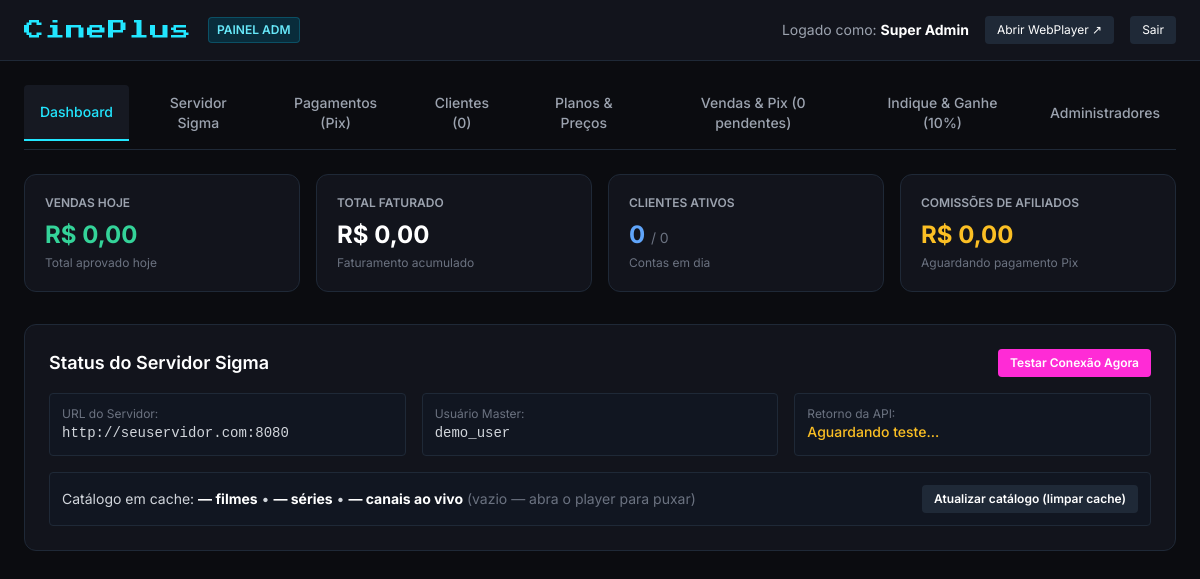
The app's page /php-backend/admin.php (signed in) with its own data.
### tables this page shows
CREATE TABLE IF NOT EXISTS `settings` (
  `id` INT AUTO_INCREMENT PRIMARY KEY,
  `sigma_url` VARCHAR(255) NOT NULL DEFAULT 'http://seuservidor.com:8080',
  `sigma_username` VARCHAR(100) NOT NULL DEFAULT '',
  `sigma_password` VARCHAR(100) NOT NULL DEFAULT '',
  `panel_proxy` VARCHAR(255) NOT NULL DEFAULT '',
  `site_name` VARCHAR(100) NOT NULL DEFAULT 'CinePlus',
  `affiliate_percent` INT NOT NULL DEFAULT 10,
  `trial_hours` INT NOT NULL DEFAULT 3,
  `mp_access_token` VARCHAR(255) NOT NULL DEFAULT '',
  `pix_key` VARCHAR(255) NOT NULL DEFAULT '',
  `payment_gateway` VARCHAR(20) NOT NULL DEFAULT 'mp',
  `pix_fixed_code` TEXT NOT NULL,
  `pix_fixed_qr` TEXT NOT NULL,
  `pix_beneficiary` VARCHAR(120) NOT NULL DEFAULT '',
  `lynx_api_key` VARCHAR(255) NOT NULL DEFAULT '',
  `lynx_webhook_secret` VARCHAR(255) NOT NULL DEFAULT '',
  `efi_client_id` VARCHAR(255) NOT NULL DEFAULT '',
  `efi_client_secret` VARCHAR(255) NOT NULL DEFAULT '',
  `efi_cert_path` VARCHAR(255) NOT NULL DEFAULT '',
  `efi_sandbox` TINYINT(1) NOT NULL DEFAULT 0,
  `asaas_api_key` VARCHAR(255) NOT NULL DEFAULT '',
  `asaas_sandbox` TINYINT(1) NOT NULL DEFAULT 0,
  `support_whatsapp` VARCHAR(30) NOT NULL DEFAULT '',
  `support_telegram` VARCHAR(100) NOT NULL DEFAULT '',
  `updated_at` TIMESTAMP DEFAULT CURRENT_TIMESTAMP ON UPDATE CURRENT_TIMESTAMP
);

### php-backend/config.php (called while the page is built, shortened)
<?php
function get_settings($pdo) {
    $defaults = [
        'sigma_url' => 'http://seuservidor.com:8080',
        'sigma_username' => '',
        'sigma_password' => '',
        'panel_proxy' => '',
        'site_name' => 'CinePlus',
        'affiliate_percent' => 10,
        'trial_hours' => 3,
        'payment_gateway' => 'mp',
        'mp_access_token' => '',
        'pix_key' => '',
        'pix_fixed_code' => '',
        'pix_fixed_qr' => '',
        'pix_beneficiary' => '',
        'lynx_api_key' => '',
        'lynx_webhook_secret' => '',
        'efi_client_id' => '',
        'efi_client_secret' => '',
        'efi_cert_path' => '',
        'efi_sandbox' => 0,
        'asaas_api_key' => '',
        'asaas_sandbox' => 0,
        'support_whatsapp' => '',
        'support_telegram' => '',
    ];
    ensure_payment_columns($pdo);
    $stmt = $pdo->query("SELECT * FROM settings WHERE id = 1 LIMIT 1");
    $row = $stmt->fetch();
    return array_merge($defaults, $row);
}
function ensure_payment_columns($pdo) {
    $settingsCols = [
        'payment_gateway' => "VARCHAR(20) NOT NULL DEFAULT 'mp'",
        'pix_fixed_code' => "TEXT NOT NULL",
        'pix_fixed_qr' => "TEXT NOT NULL",
        'pix_beneficiary' => "VARCHAR(120) NOT NULL DEFAULT ''",
        'lynx_api_key' => "VARCHAR(255) NOT NULL DEFAULT ''",
        'lynx_webhook_secret' => "VARCHAR(255) NOT NULL DEFAULT ''",
        'efi_client_id' => "VARCHAR(255) NOT NULL DEFAULT ''",
        'efi_client_secret' => "VARCHAR(255) NOT NULL DEFAULT ''",
        'efi_cert_path' => "VARCHAR(255) NOT NULL DEFAULT ''",
        'efi_sandbox' => "TINYINT(1) NOT NULL DEFAULT 0",
        'asaas_api_key' => "VARCHAR(255) NOT NULL DEFAULT ''",
        'asaas_sandbox' => "TINYINT(1) NOT NULL DEFAULT 0",
        'support_whatsapp' => "VARCHAR(30) NOT NULL DEFAULT ''",
        'support_telegram' => "VARCHAR(100) NOT NULL DEFAULT ''",
    ];
    try {
        foreach ($settingsCols as $col => $def) {
            $exists = $pdo->query("SHOW COLUMNS FROM settings LIKE '" . $col . "'")->fetch();
        }
        $gw = $pdo->query("SHOW COLUMNS FROM orders LIKE 'gateway'")->fetch();
    } catch (Throwable $e) {
        error_log('ensure_payment_columns: ' . $e->getMessage());
    }
}
?>

### php-backend/admin.php (the view, shortened to what this page needs)
<?php
require_once __DIR__ . '/config.php';
$settings = get_settings($pdo);
$clients = $pdo->query("SELECT u.*, p.name as plan_name FROM users u LEFT JOIN plans p ON p.id = u.plan_id WHERE u.role = 'client' ORDER BY u.id DESC")->fetchAll();
$totalRevenue = $pdo->query("SELECT COALESCE(SUM(amount), 0) FROM orders WHERE status = 'approved'")->fetchColumn();
$todayRevenue = $pdo->query("SELECT COALESCE(SUM(amount), 0) FROM orders WHERE status = 'approved' AND DATE(approved_at) = CURDATE()")->fetchColumn();
$totalClients = count($clients);
$activeClients = $pdo->query("SELECT COUNT(*) FROM users WHERE role = 'client' AND status = 'active'")->fetchColumn();
$pendingPix = $pdo->query("SELECT COUNT(*) FROM orders WHERE status = 'pending'")->fetchColumn();
$pendingCommissions = $pdo->query("SELECT COALESCE(SUM(amount), 0) FROM commissions WHERE status = 'pending'")->fetchColumn();
?>
<!DOCTYPE html>
<html lang="pt-BR">
<head>
  <script src="https://cdn.tailwindcss.com"></script>
</head>
<body class="min-h-screen flex flex-col">
  <header class="bg-[#12141c] border-b border-gray-800 px-6 py-4 flex items-center justify-between sticky top-0 z-30">
    <div class="flex items-center gap-4">
      <h1 class="font-pixel text-xl text-[#22e6ff] tracking-wider">CinePlus</h1>
      <span class="text-xs px-2 py-1 bg-cyan-950/80 border border-cyan-700/50 text-cyan-300 rounded font-semibold uppercase">Painel ADM</span>
    </div>
    <div class="flex items-center gap-4 text-sm">
      <span class="text-gray-400">Logado como: <strong class="text-white"><?= htmlspecialchars($_SESSION['user_name']) ?></strong></span>
      <a href="index.php" target="_blank" class="px-3 py-1.5 bg-gray-800 hover:bg-gray-700 text-white rounded text-xs transition">Abrir WebPlayer ↗</a>
      <a href="logout.php?to=admin" class="px-3 py-1.5 bg-gray-800 hover:bg-red-900 text-white rounded text-xs transition">Sair</a>
    </div>
  </header>
  <div class="max-w-7xl mx-auto w-full px-6 pt-6">
    <nav class="flex space-x-2 border-b border-gray-800 pb-2 overflow-x-auto text-sm">
      <button onclick="showTab('tab-dashboard')" id="btn-tab-dashboard" class="tab-btn px-4 py-2 rounded-t font-medium text-[#22e6ff] bg-[#161922] border-b-2 border-[#22e6ff]">Dashboard</button>
      <button onclick="showTab('tab-server')" id="btn-tab-server" class="tab-btn px-4 py-2 rounded-t font-medium text-gray-400 hover:text-white">Servidor Sigma</button>
      <button onclick="showTab('tab-payments')" id="btn-tab-payments" class="tab-btn px-4 py-2 rounded-t font-medium text-gray-400 hover:text-white">Pagamentos (Pix)</button>
      <button onclick="showTab('tab-clients')" id="btn-tab-clients" class="tab-btn px-4 py-2 rounded-t font-medium text-gray-400 hover:text-white">Clientes (<?= $totalClients ?>)</button>
      <button onclick="showTab('tab-plans')" id="btn-tab-plans" class="tab-btn px-4 py-2 rounded-t font-medium text-gray-400 hover:text-white">Planos & Preços</button>
      <button onclick="showTab('tab-sales')" id="btn-tab-sales" class="tab-btn px-4 py-2 rounded-t font-medium text-gray-400 hover:text-white">Vendas & Pix (<?= $pendingPix ?> pendentes)</button>
      <button onclick="showTab('tab-affiliates')" id="btn-tab-affiliates" class="tab-btn px-4 py-2 rounded-t font-medium text-gray-400 hover:text-white">Indique & Ganhe (<?= intval($settings['affiliate_percent'] ?? 10) ?>%)</button>
      <button onclick="showTab('tab-admins')" id="btn-tab-admins" class="tab-btn px-4 py-2 rounded-t font-medium text-gray-400 hover:text-white">Administradores</button>
    </nav>
  </div>
  <main class="max-w-7xl mx-auto w-full px-6 py-6 flex-1">
    <div id="tab-dashboard" class="tab-content">
      <div class="grid grid-cols-1 sm:grid-cols-2 lg:grid-cols-4 gap-4 mb-8">
        <div class="bg-[#12141c] p-5 rounded-xl border border-gray-800">
          <p class="text-xs text-gray-400 uppercase font-semibold">Vendas Hoje</p>
          <h3 class="text-2xl font-bold text-emerald-400 mt-2">R$ <?= number_format($todayRevenue, 2, ',', '.') ?></h3>
          <p class="text-xs text-gray-500 mt-1">Total aprovado hoje</p>
        </div>
        <div class="bg-[#12141c] p-5 rounded-xl border border-gray-800">
          <p class="text-xs text-gray-400 uppercase font-semibold">Total Faturado</p>
          <h3 class="text-2xl font-bold text-white mt-2">R$ <?= number_format($totalRevenue, 2, ',', '.') ?></h3>
          <p class="text-xs text-gray-500 mt-1">Faturamento acumulado</p>
        </div>
        <div class="bg-[#12141c] p-5 rounded-xl border border-gray-800">
          <p class="text-xs text-gray-400 uppercase font-semibold">Clientes Ativos</p>
          <h3 class="text-2xl font-bold text-blue-400 mt-2"><?= $activeClients ?> <span class="text-sm font-normal text-gray-500">/ <?= $totalClients ?></span></h3>
          <p class="text-xs text-gray-500 mt-1">Contas em dia</p>
        </div>
        <div class="bg-[#12141c] p-5 rounded-xl border border-gray-800">
          <p class="text-xs text-gray-400 uppercase font-semibold">Comissões de Afiliados</p>
          <h3 class="text-2xl font-bold text-amber-400 mt-2">R$ <?= number_format($pendingCommissions, 2, ',', '.') ?></h3>
          <p class="text-xs text-gray-500 mt-1">Aguardando pagamento Pix</p>
        </div>
      </div>
      <div class="bg-[#12141c] p-6 rounded-xl border border-gray-800">
        <div class="flex items-center justify-between mb-4">
          <h3 class="text-lg font-semibold text-white">Status do Servidor Sigma</h3>
          <button onclick="testSigmaConnection()" class="px-3 py-1.5 bg-red-brand text-white text-xs font-semibold rounded transition">Testar Conexão Agora</button>
        </div>
        <div class="grid grid-cols-1 md:grid-cols-3 gap-4 text-sm">
          <div class="p-3 bg-gray-900/50 rounded border border-gray-800">
            <span class="text-gray-500 block text-xs">URL do Servidor:</span>
            <span class="font-mono text-gray-300"><?= htmlspecialchars($settings['sigma_url']) ?></span>
          </div>
          <div class="p-3 bg-gray-900/50 rounded border border-gray-800">
            <span class="text-gray-500 block text-xs">Usuário Master:</span>
            <span class="font-mono text-gray-300"><?= htmlspecialchars($settings['sigma_username'] ?: 'Não definido') ?></span>
          </div>
          <div class="p-3 bg-gray-900/50 rounded border border-gray-800">
            <span class="text-gray-500 block text-xs">Retorno da API:</span>
            <span id="dash-sigma-status" class="text-amber-400 font-medium">Aguardando teste...</span>
          </div>
        </div>
        <?php
          $cacheCount = function ($key) {
            $f = __DIR__ . '/cache/' . $key . '.json';
            if (!file_exists($f)) return null;
            $d = json_decode(@file_get_contents($f), true);
            return is_array($d) ? count($d) : 0;
          };
          $cVod = $cacheCount('vod'); $cSeries = $cacheCount('series'); $cLive = $cacheCount('live');
        ?>
        <div class="mt-4 p-3 bg-gray-900/50 rounded border border-gray-800 flex flex-wrap items-center justify-between gap-3">
          <span class="text-sm text-gray-300">Catálogo em cache: <b class="text-white"><?= $cVod === null ? '—' : $cVod ?> filmes</b> • <b class="text-white"><?= $cSeries === null ? '—' : $cSeries ?> séries</b> • <b class="text-white"><?= $cLive === null ? '—' : $cLive ?> canais ao vivo</b><?php if ($cVod === null && $cSeries === null && $cLive === null): ?> <span class="text-gray-500">(vazio — abra o player para puxar)</span><?php endif; ?></span>
          <form method="POST" class="m-0">
            <button type="submit" class="px-3 py-1.5 bg-gray-800 hover:bg-gray-700 text-white text-xs font-semibold rounded transition">Atualizar catálogo (limpar cache)</button>
          </form>
        </div>
      </div>
    </div>
  </main>
</body>
</html>

### php-backend/admin.php (style rules this page uses)
body { font-family: 'Inter', sans-serif; background-color: #0b0c10; color: #e2e8f0; }
.font-pixel { font-family: 'Press Start 2P', monospace; }
.bg-red-brand { background-color: #ff2bd6; }

### records on screen
settings: affiliate_percent "10", sigma_url "http://seuservidor.com:8080", sigma_username "demo_user"

### other values on screen
$_SESSION['user_name'] "Super Admin"
$totalClients "0"
$pendingPix "0"
$todayRevenue "0,00"
$totalRevenue "0,00"
$activeClients "0"
$pendingCommissions "0,00"
